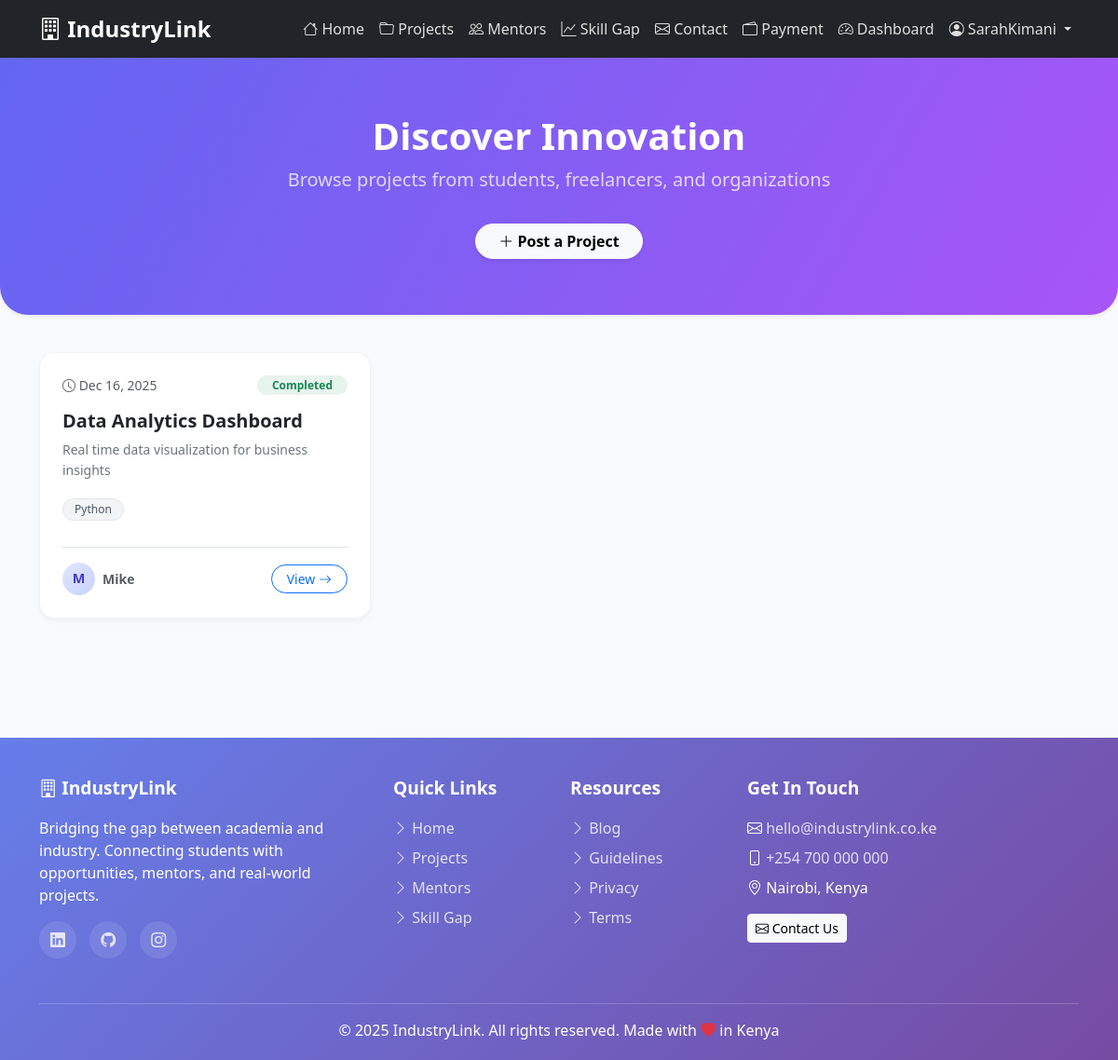
/projects/ (signed in), run on the app's committed database.
### main/models.py (models this page shows, shortened)
class Project(models.Model):
    STATUS_CHOICES = [
        ('ongoing', 'Ongoing'),
        ('completed', 'Completed'),
        ('paused', 'Paused'),
    ]
    student = models.ForeignKey('StudentProfile', on_delete=models.CASCADE, related_name='projects')
    freelancer = models.ForeignKey('Freelancer', on_delete=models.CASCADE, related_name='projects', null=True, blank=True)
    organization = models.ForeignKey('Organization', on_delete=models.CASCADE, related_name='projects', null=True, blank=True)
    title = models.CharField(max_length=200)
    description = models.TextField()
    skills_used = models.TextField()
    github_link = models.URLField(blank=True)
    status = models.CharField(max_length=20, choices=STATUS_CHOICES, default='ongoing')
    start_date = models.DateField()
    end_date = models.DateField(blank=True, null=True)
    created_at = models.DateTimeField(auto_now_add=True)
    updated_at = models.DateTimeField(auto_now=True)
    class Meta:
        ordering = ['-created_at']

class StudentProfile(models.Model):
    user= models.OneToOneField(User, on_delete=models.CASCADE, related_name='student_profile')
    year_of_study = models.IntegerField()
    course = models.CharField(max_length=200)
    institution = models.CharField(max_length=200)
    email = models.EmailField()
    bio = models.TextField(blank=True)
    skills = models.TextField(help_text="Comma-separated skills")
    created_at = models.DateTimeField(auto_now_add=True)
    updated_at = models.DateTimeField(auto_now=True)
    class Meta:
        verbose_name = "Student Profile"
        verbose_name_plural = "Student Profiles"
        ordering = ['-created_at']

### main/views.py (the view)
# urls.py: path('projects/', views.projects, name='projects'),
def projects(request):
    all_projects = Project.objects.all().order_by('-created_at')
    is_mentor = request.user.is_authenticated and hasattr(request.user, 'mentor')
    return render(request, 'main/projects.html', {
        'projects': all_projects,
        'is_mentor': is_mentor
    })

### main/templates/main/projects.html (shortened to what this page needs)
{% extends 'base.html' %}
{% load static %}
{% block content %}
<div class="project-header text-center text-white shadow-sm">
    <div class="container">
        <h1 class="fw-bold mb-2">Discover Innovation</h1>
        <p class="lead opacity-75">Browse projects from students, freelancers, and organizations</p>
        {% if user.is_authenticated %}
        <a href="{% url 'main:add_project' %}" class="btn btn-light rounded-pill px-4 mt-3 fw-bold shadow-sm">
            <i class="bi bi-plus-lg"></i> Post a Project
        </a>
        {% endif %}
    </div>
</div>
<div class="container mb-5">
    <div class="row g-4">
        {% for project in projects %}
        <div class="col-md-6 col-lg-4" data-aos="fade-up" data-aos-delay="{{ forloop.counter0|add:100 }}">
            <div class="glass-card p-4 d-flex flex-column">
                <div class="d-flex justify-content-between align-items-center mb-3">
                    <small class="text-muted"><i class="bi bi-clock"></i> {{ project.created_at|date:"M d, Y" }}</small>
                    <span class="badge {% if project.status == 'ongoing' %}bg-info bg-opacity-10 text-info{% elif project.status == 'completed' %}bg-success bg-opacity-10 text-success{% else %}bg-warning bg-opacity-10 text-warning{% endif %} rounded-pill px-3">
                        {{ project.get_status_display }}
                    </span>
                </div>
                <h5 class="fw-bold mb-2 text-dark">{{ project.title }}</h5>
                <p class="text-secondary small flex-grow-1" style="line-height: 1.6;">
                    {{ project.description|truncatewords:25 }}
                </p>
                <div class="mb-4">
                    {% for skill in project.skills_used.split|slice:":3" %}
                        <span class="badge badge-subtle small me-1 mb-1">{{ skill }}</span>
                    {% endfor %}
                </div>
                <div class="d-flex justify-content-between align-items-center pt-3 border-top">
                    <div class="d-flex align-items-center">
                        <div class="owner-avatar me-2">
                            {% if project.student %}
                                {{ project.student.user.username|slice:":1"|upper }}
                            {% elif project.freelancer %}
                                {{ project.freelancer.user.username|slice:":1"|upper }}
                            {% elif project.organization %}
                                {{ project.organization.organization_name|slice:":1"|upper }}
                            {% else %}
                                A
                            {% endif %}
                        </div>
                        <small class="text-muted fw-bold">
                            {% if project.student %}
                                {{ project.student.user.username }}
                            {% elif project.freelancer %}
                                {{ project.freelancer.user.username }}
                            {% elif project.organization %}
                                {{ project.organization.organization_name }}
                            {% else %}
                                Admin
                            {% endif %}
                        </small>
                    </div>
                    <a href="{% url 'main:view_project' project.id %}" class="btn btn-outline-primary btn-sm rounded-pill px-3">
                        View <i class="bi bi-arrow-right"></i>
                    </a>
                </div>
            </div>
        </div>
        {% endfor %}
    </div>
</div>
{% endblock %}

### templates/base.html (shortened to what this page needs)
<!DOCTYPE html>
<html lang="en">
<head>
    <link href="https://cdn.jsdelivr.net/npm/bootstrap@5.3.2/dist/css/bootstrap.min.css" rel="stylesheet">
    <link rel="stylesheet" href="https://cdn.jsdelivr.net/npm/bootstrap-icons@1.11.1/font/bootstrap-icons.css">
</head>
<body>
    <nav class="navbar navbar-expand-lg navbar-dark bg-dark">
        <div class="container">
            <a class="navbar-brand" href="{% url 'main:home' %}">
                <i class="bi bi-building"></i> IndustryLink
            </a>
            <div class="collapse navbar-collapse" id="navbarNav">
                <ul class="navbar-nav ms-auto">
                    <li class="nav-item">
                        <a class="nav-link" href="{% url 'main:home' %}">
                            <i class="bi bi-house"></i> Home
                        </a>
                    </li>
                    <li class="nav-item">
                        <a class="nav-link" href="{% url 'main:projects' %}">
                            <i class="bi bi-folder"></i> Projects
                        </a>
                    </li>
                    <li class="nav-item">
                        <a class="nav-link" href="{% url 'main:mentor' %}">
                            <i class="bi bi-people"></i> Mentors
                        </a>
                    </li>
                    <li class="nav-item">
                        <a class="nav-link" href="{% url 'main:skills' %}">
                            <i class="bi bi-graph-up"></i> Skill Gap
                        </a>
                    </li>
                    <li class="nav-item">
                        <a class="nav-link" href="{% url 'main:contact' %}">
                            <i class="bi bi-envelope"></i> Contact
                        </a>
                    </li>
                    <li class="nav-item">
                        <a class="nav-link" href="{% url 'main:payment' %}">
                            <i class="bi bi-wallet2"></i> Payment
                        </a>
                    </li>
                    {% if request.user.is_authenticated %}
                        <li class="nav-item">
                            <a class="nav-link" href="{% url 'main:dashboard' %}">
                                <i class="bi bi-speedometer2"></i> Dashboard
                            </a>
                        </li>
                        <li class="nav-item dropdown">
                            <a class="nav-link dropdown-toggle" href="#" id="userDropdown" role="button" data-bs-toggle="dropdown" aria-expanded="false">
                                <i class="bi bi-person-circle"></i> {{ request.user.username }}
                            </a>
                        </li>
                    {% endif %}
                </ul>
            </div>
        </div>
    </nav>
    <main>
        {% block content %}
        {% endblock %}
    </main>
    <footer>
        <div class="container">
            <div class="row">
                <div class="col-md-4 mb-4">
                    <div class="footer-heading">
                        <i class="bi bi-building"></i> IndustryLink
                    </div>
                    <p class="mb-3">
                        Bridging the gap between academia and industry.
                        Connecting students with opportunities, mentors, and real-world projects.
                    </p>
                    <div class="social-icons">
                        <a href="#" aria-label="LinkedIn"><i class="bi bi-linkedin"></i></a>
                        <a href="#" aria-label="GitHub"><i class="bi bi-github"></i></a>
                        <a href="#" aria-label="Instagram"><i class="bi bi-instagram"></i></a>
                    </div>
                </div>
                <div class="col-md-2 mb-4">
                    <div class="footer-heading">Quick Links</div>
                    <ul class="list-unstyled">
                        <li class="mb-2"><a href="{% url 'main:home' %}"><i class="bi bi-chevron-right"></i> Home</a></li>
                        <li class="mb-2"><a href="{% url 'main:projects' %}"><i class="bi bi-chevron-right"></i> Projects</a></li>
                        <li class="mb-2"><a href="{% url 'main:mentor' %}"><i class="bi bi-chevron-right"></i> Mentors</a></li>
                        <li class="mb-2"><a href="{% url 'main:skills' %}"><i class="bi bi-chevron-right"></i> Skill Gap</a></li>
                    </ul>
                </div>
                <div class="col-md-2 mb-4">
                    <div class="footer-heading">Resources</div>
                    <ul class="list-unstyled">
                        <li class="mb-2"><a href="#"><i class="bi bi-chevron-right"></i> Blog</a></li>
                        <li class="mb-2"><a href="#"><i class="bi bi-chevron-right"></i> Guidelines</a></li>
                        <li class="mb-2"><a href="#"><i class="bi bi-chevron-right"></i> Privacy</a></li>
                        <li class="mb-2"><a href="#"><i class="bi bi-chevron-right"></i> Terms</a></li>
                    </ul>
                </div>
                <div class="col-md-4 mb-4">
                    <div class="footer-heading">Get In Touch</div>
                    <ul class="list-unstyled">
                        <li class="mb-2">
                            <i class="bi bi-envelope"></i>
                            <a href="mailto:hello@industrylink.co.ke">hello@industrylink.co.ke</a>
                        </li>
                        <li class="mb-2">
                            <i class="bi bi-phone"></i>
                            <a href="tel:+254700000000">+254 700 000 000</a>
                        </li>
                        <li class="mb-2">
                            <i class="bi bi-geo-alt"></i> Nairobi, Kenya
                        </li>
                    </ul>
                    <div class="mt-3">
                        <a href="{% url 'main:contact' %}" class="btn btn-light btn-sm">
                            <i class="bi bi-envelope"></i> Contact Us
                        </a>
                    </div>
                </div>
            </div>
            <hr class="bg-white mt-4" style="opacity: 0.2;">
            <div class="row">
                <div class="col-12 text-center">
                    <p class="mb-0">
                        &copy; 2025 IndustryLink. All rights reserved.
                        Made with <i class="bi bi-heart-fill text-danger"></i> in Kenya
                    </p>
                </div>
            </div>
        </div>
    </footer>
</body>
</html>

### templates/base.html (style rules this page uses)
html, body { height: 100%; }
body { display: flex; flex-direction: column; }
main { flex: 1 0 auto; }
footer { flex-shrink: 0; background: linear-gradient(135deg, #667eea 0%, #764ba2 100%); color: white; padding: 40px 0 20px 0; margin-top: 80px; }
footer a { color: rgba(255,255,255,0.8); text-decoration: none; transition: color 0.3s; }
footer .footer-heading { font-size: 1.2rem; font-weight: bold; margin-bottom: 1rem; }
footer .social-icons a { display: inline-flex; align-items: center; justify-content: center; width: 40px; height: 40px; background: rgba(255,255,255,0.1); border-radius: 50%; margin-right: 10px; transition: all 0.3s; }
.navbar-brand { font-weight: bold; font-size: 1.5rem; }
.nav-link { color: rgba(255,255,255,.85) !important; transition: color 0.3s; }

### main/templates/main/projects.html (style rules this page uses)
body { background-color: #f9fafb; }
.project-header { background: linear-gradient(120deg, #6366f1 0%, #a855f7 100%); padding: 60px 0; border-radius: 0 0 30px 30px; margin-bottom: 40px; }
.glass-card { background: white; border: 1px solid rgba(229, 231, 235, 0.5); box-shadow: 0 4px 6px -1px rgba(0, 0, 0, 0.05); border-radius: 16px; transition: all 0.3s ease; height: 100%; }
.badge-subtle { background-color: #f3f4f6; color: #4b5563; border: 1px solid #e5e7eb; font-weight: 500; padding: 5px 12px; border-radius: 20px; }
.owner-avatar { width: 35px; height: 35px; background: linear-gradient(135deg, #e0e7ff 0%, #c7d2fe 100%); color: #4338ca; border-radius: 50%; display: flex; align-items: center; justify-content: center; font-weight: bold; font-size: 0.9rem; }

### data on the page
Project: created_at "Dec 16, 2025", status "Completed", title "Data Analytics Dashboard", description "Real time data visualization for business insights", split "Python", student.user.username "M", student.user.username "Mike"

### other printed values
{{ request.user.username }} "SarahKimani"
